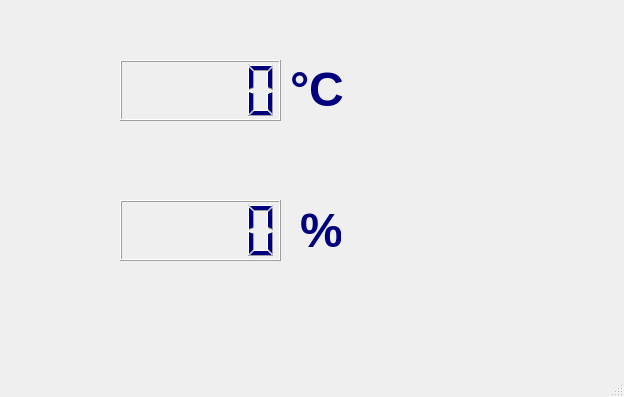
<?xml version="1.0" encoding="UTF-8"?>
<ui version="4.0">
 <class>MainWindow</class>
 <widget class="QMainWindow" name="MainWindow">
  <property name="geometry">
   <rect>
    <x>0</x>
    <y>0</y>
    <width>624</width>
    <height>397</height>
   </rect>
  </property>
  <property name="windowTitle">
   <string>MainWindow</string>
  </property>
  <widget class="QWidget" name="centralwidget">
   <widget class="QLabel" name="label_3">
    <property name="geometry">
     <rect>
      <x>0</x>
      <y>-30</y>
      <width>621</width>
      <height>391</height>
     </rect>
    </property>
    <property name="styleSheet">
     <string notr="true">background-image: url(:/res2/weather.jpg);</string>
    </property>
    <property name="text">
     <string/>
    </property>
   </widget>
   <widget class="QLabel" name="label">
    <property name="geometry">
     <rect>
      <x>290</x>
      <y>40</y>
      <width>61</width>
      <height>99</height>
     </rect>
    </property>
    <property name="text">
     <string>&lt;html&gt;&lt;head/&gt;&lt;body&gt;&lt;p&gt;&lt;span style=&quot; font-size:36pt; font-weight:700; color:#00007f;&quot;&gt;°C&lt;/span&gt;&lt;/p&gt;&lt;/body&gt;&lt;/html&gt;</string>
    </property>
   </widget>
   <widget class="QLCDNumber" name="temp_lcdNumber">
    <property name="geometry">
     <rect>
      <x>120</x>
      <y>60</y>
      <width>161</width>
      <height>61</height>
     </rect>
    </property>
    <property name="palette">
     <palette>
      <active>
       <colorrole role="WindowText">
        <brush brushstyle="SolidPattern">
         <color alpha="255">
          <red>0</red>
          <green>0</green>
          <blue>127</blue>
         </color>
        </brush>
       </colorrole>
       <colorrole role="Text">
        <brush brushstyle="SolidPattern">
         <color alpha="255">
          <red>0</red>
          <green>0</green>
          <blue>127</blue>
         </color>
        </brush>
       </colorrole>
      </active>
      <inactive>
       <colorrole role="WindowText">
        <brush brushstyle="SolidPattern">
         <color alpha="255">
          <red>0</red>
          <green>0</green>
          <blue>127</blue>
         </color>
        </brush>
       </colorrole>
       <colorrole role="Text">
        <brush brushstyle="SolidPattern">
         <color alpha="255">
          <red>0</red>
          <green>0</green>
          <blue>127</blue>
         </color>
        </brush>
       </colorrole>
      </inactive>
      <disabled/>
     </palette>
    </property>
    <property name="styleSheet">
     <string notr="true">border-color: rgb(0, 0, 255);
gridline-color: rgb(0, 0, 255);</string>
    </property>
   </widget>
   <widget class="QLCDNumber" name="hum_lcdNumber">
    <property name="geometry">
     <rect>
      <x>120</x>
      <y>200</y>
      <width>161</width>
      <height>61</height>
     </rect>
    </property>
    <property name="palette">
     <palette>
      <active>
       <colorrole role="WindowText">
        <brush brushstyle="SolidPattern">
         <color alpha="255">
          <red>0</red>
          <green>0</green>
          <blue>127</blue>
         </color>
        </brush>
       </colorrole>
       <colorrole role="Text">
        <brush brushstyle="SolidPattern">
         <color alpha="255">
          <red>0</red>
          <green>0</green>
          <blue>127</blue>
         </color>
        </brush>
       </colorrole>
      </active>
      <inactive>
       <colorrole role="WindowText">
        <brush brushstyle="SolidPattern">
         <color alpha="255">
          <red>0</red>
          <green>0</green>
          <blue>127</blue>
         </color>
        </brush>
       </colorrole>
       <colorrole role="Text">
        <brush brushstyle="SolidPattern">
         <color alpha="255">
          <red>0</red>
          <green>0</green>
          <blue>127</blue>
         </color>
        </brush>
       </colorrole>
      </inactive>
      <disabled/>
     </palette>
    </property>
    <property name="styleSheet">
     <string notr="true">border-color: rgb(0, 0, 255);</string>
    </property>
   </widget>
   <widget class="QLabel" name="label_2">
    <property name="geometry">
     <rect>
      <x>300</x>
      <y>200</y>
      <width>41</width>
      <height>61</height>
     </rect>
    </property>
    <property name="text">
     <string>&lt;html&gt;&lt;head/&gt;&lt;body&gt;&lt;p&gt;&lt;span style=&quot; font-size:36pt; font-weight:700; color:#00007f;&quot;&gt;%&lt;/span&gt;&lt;/p&gt;&lt;/body&gt;&lt;/html&gt;</string>
    </property>
   </widget>
  </widget>
  <widget class="QMenuBar" name="menubar">
   <property name="geometry">
    <rect>
     <x>0</x>
     <y>0</y>
     <width>624</width>
     <height>21</height>
    </rect>
   </property>
  </widget>
  <widget class="QStatusBar" name="statusbar"/>
 </widget>
 <resources/>
 <connections/>
</ui>
